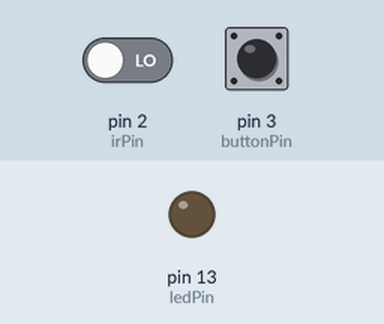
A sketch run on a simulated Arduino Uno, built with avr-gcc and run on an emulated ATmega328P. Parts: output pins drawn as LEDs (lit = HIGH). The inputs (shaded band) are chosen by the test bench; at power-on: pin 3 (buttonPin) HIGH, pin 2 (irPin) LOW.

Above: at 1.2 s.
1.3 s: pin 3 (buttonPin) pulled LOW for 0.15 s
At 1.37 s:
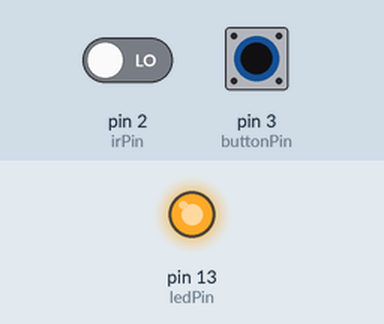
2.9 s: pin 3 (buttonPin) pulled LOW for 3.2 s
At 7.4 s:
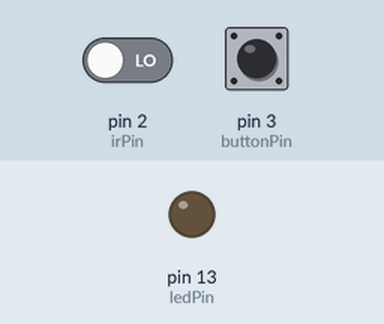
Timing chart, 0 to 8.9 s (numbered marks = the images above; inputs shaded):
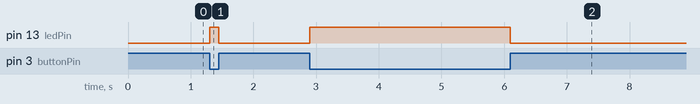

Measured:
- after the input at 1.3 s, pin 13 (ledPin): LOW → HIGH at once, → LOW 0.15 s later
- after the input at 2.9 s, pin 13 (ledPin): LOW → HIGH at once, → LOW 3.2 s later

The sketch:

code.ino
```cpp
int buttonPin = 3;
int irPin = 2;
int ledPin = 13;

void setup() {
  pinMode(buttonPin, INPUT_PULLUP);
  pinMode(irPin, INPUT);
  pinMode(ledPin, OUTPUT);
}

void loop() {
  if (digitalRead(buttonPin) == LOW && digitalRead(irPin) == LOW) {
    digitalWrite(ledPin, HIGH);
  } else {
    digitalWrite(ledPin, LOW);
  }
}
```
